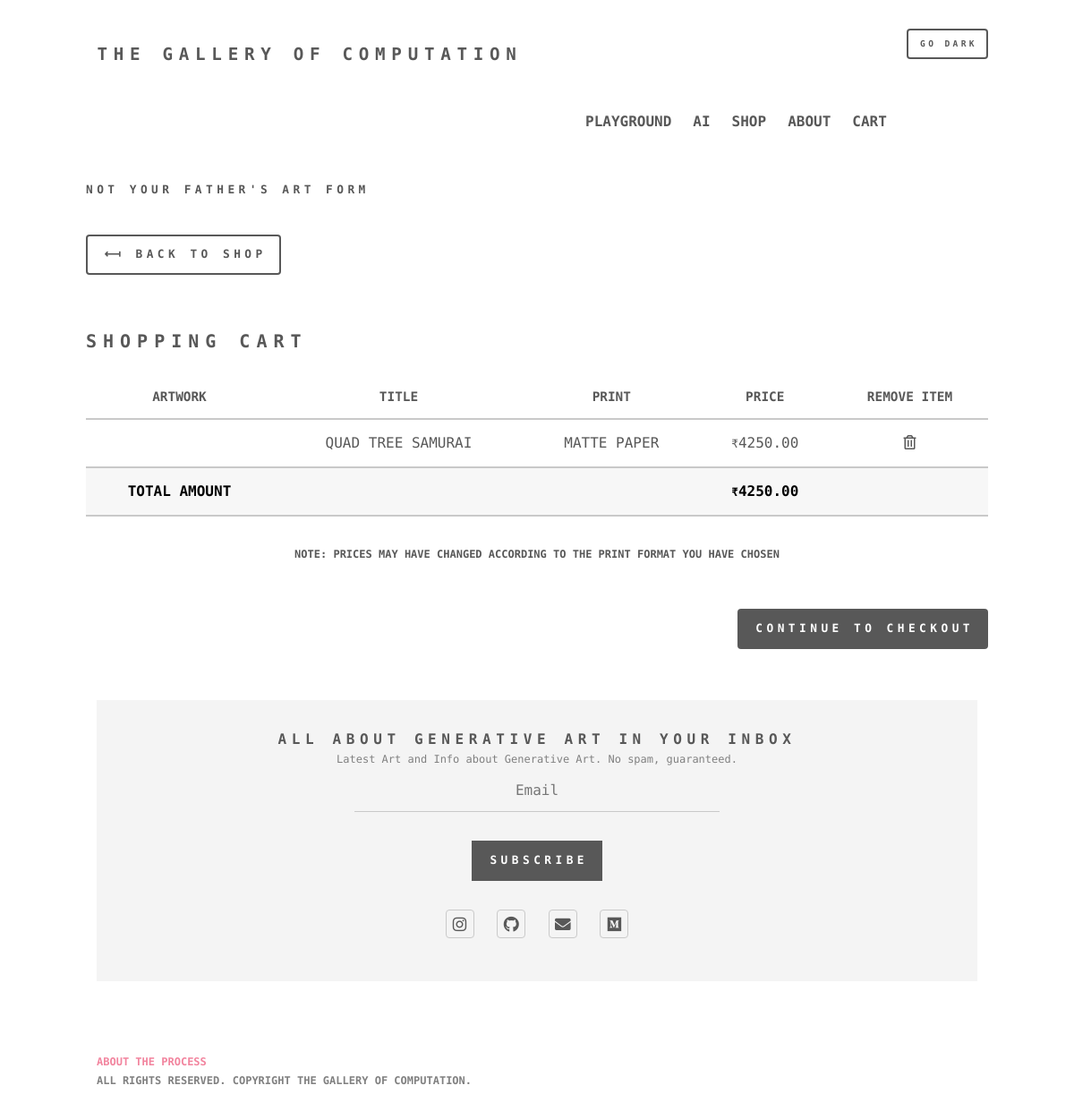
The app's page /cart/ (signed in) with its own data.
### shop/models.py (models this page shows, shortened)
class OrderItem(models.Model):
    product = models.ForeignKey(Product, on_delete=models.SET_NULL, blank=True, null=True)
    order = models.ForeignKey(Order, on_delete=models.SET_NULL, blank=True, null=True)
    date_ordered = models.DateTimeField(auto_now_add=True)
    signature_choices = (('Front', 'Front'), ('Back', 'Back'), ('None', 'None'))
    print_choices = (('Canvas', 'Canvas'), ('Matte Paper', 'Matte Paper'))
    printstyle = models.CharField(max_length=25, choices=print_choices, default='Canvas')
    signature = models.CharField(max_length=25, choices=signature_choices, default='Front')
    other = models.TextField(max_length=200, blank=True, null=True)
    @property
    def get_price(self):
        return self.product.price

class Product(models.Model):
    name = models.CharField(max_length=200, null=True)
    created = models.DateTimeField(default=datetime.datetime.now)
    price = models.FloatField()
    digital = models.BooleanField(default=False, null=True, blank=False)
    information = models.TextField(null=True, blank=False)
    sold = models.BooleanField(default=False)
    width = models.FloatField(default=16)
    height = models.FloatField(default=16)
    @property
    def get_default_image_url(self):
        try:
            images = list(self.productimage_set.filter(default_image=True))
            return images[0].image.url
        except Exception as e:
            print(f"Could not find the image url: {e}")
            return ''
    @property
    def get_canvas_factor(self):
        return 180
    @property
    def get_canvas_increment(self):
        return ((self.width + 6) // 12 * (self.height + 6) // 12) * self.get_canvas_factor

class Order(models.Model):
    customer = models.ForeignKey(Customer, on_delete=models.SET_NULL, blank=True, null=True)
    date_ordered = models.DateTimeField(auto_now_add=True)
    complete = models.BooleanField(default=False, null=True, blank=False)
    transaction_id = models.CharField(max_length=200, null=True)
    @property
    def get_cart_total(self):
        return sum(
            [item.get_price + (item.printstyle.lower() == 'canvas') * item.product.get_canvas_increment for item in
             self.orderitem_set.all()])

### shop/views.py (the view)
# urls.py: path('cart/', views.cart, name='cart'),
def cart(request):
    if request.user.is_authenticated:
        customer = Customer.objects.all().filter(user=request.user)[0]
    else:
        customer = Customer.objects.all().filter(name='anon' + str(request.session.session_key))[0]
    order, created = Order.objects.get_or_create(customer=customer, complete=False)
    items = list(order.orderitem_set.all())
    for item in items:
        if item.product.sold:
            order.orderitem_set.get(id=item.id).delete()
        elif item.printstyle.lower() == 'canvas':
            item.product.price += item.product.get_canvas_increment
    context = {'items': items, 'order': order, 'page_title': "Cart: The Gallery of Computation"}
    return render(request, 'shop/cart.html', context)

### shop/forms.py
class NewsletterForm(ModelForm):
    class Meta:
        model = NewsLetterEmail
        fields = ['email']
        widgets = {'email': forms.TextInput(attrs={
            'type': 'email',
            'name': 'email',
            'placeholder': 'Email',
            'class': 'email_footer'
        })}

### shop/context_processors.py (called while the page is built)
def newsletter_form(request):
    return {'newsletter_form': NewsletterForm()}

### shop/Templates/shop/cart.html (shortened to what this page needs)
{% extends 'shop/main.html' %}
{% load static %}
{% block content %}
    <header>
        <a href="{% url 'shop' %}" class="button">&#10235; back to shop</a>
        {% if not items %}
            <script src="https://cdn.jsdelivr.net/npm/p5@1.0.0/lib/p5.js"></script>
            <script src="{% static 'js/rainSketch.js' %}"></script>
            <h2 style="text-align: center!important;">Empty Cart!</h2>
            <div class="aln-center" style="text-align: center;">
                <img src="https://www.edvardmunch.org/images/paintings/the-scream.jpg"
                     alt="" style="height: 30em;">
                <p class="description-para" style="font-size: 0.75em">
                    <b>The Scream, Edvard Munch</b>
                </p>
            </div>
        {% else %}
            <h2 style="margin-top: 2.5em; margin-bottom: 1.75em; font-size: 1.25em;">Shopping Cart</h2>
            <div class="table-wrapper">
                <table>
                    <thead>
                    <tr>
                        <th>Artwork</th>
                        <th>Title</th>
                        <th>Print</th>
                        <th>Price</th>
                        <th>Remove Item</th>
                    </tr>
                    </thead>
                    <tbody>
                    {% for item in items %}
                        <tr>
                            <td></td>
                            <td>{{ item.product.name }}</td>
                            <td>{{ item.printstyle }}</td>
                            <td><span style="font-size: 0.8em">₹</span>{{ item.product.price|floatformat:2 }}</td>
                            <td><a href="{% url 'delete_item_cart' item.product.id %}"
                                   class="icon style1  far fa-trash-alt" aria-hidden="true"></a>
                            </td>
                        </tr>
                    {% endfor %}
                    </tbody>
                    <tfoot>
                    <tr>
                        <td colspan="1">Total Amount</td>
                        <td colspan="2"></td>
                        <td><span style="font-size: 0.8em">₹</span>{{ order.get_cart_total|floatformat:2 }}</td>
                        <td></td>
                    </tr>
                    </tfoot>
                </table>
                <p style="font-size: 0.75em; text-transform: uppercase; text-align: center"><b>Note: Prices may have
                    changed according to the print format you have chosen</b></p>
            </div>
            <a href="{% url 'checkout' %}" class="button primary" style="float: right; margin-top: 2em;">Continue to
                Checkout</a>
        {% endif %}
    </header>
{% endblock content %}

### static/css/dark_theme.css (style rules this page uses)
html { background-color: #0e1011 !important; }
html, body, input, textarea, select, button { background-color: #0e1011; }
html, body, input, textarea, select, button { border-color: #72695b; color: #f2f0ed; }
a { color: #2b93ff; }
table { border-color: #50575b; }
::placeholder { color: #b7afa4; }
:root { --darkreader-neutral-background: #080a0b; --darkreader-neutral-text: #e1dcd7; --darkreader-selection-background: #0048ae; --darkreader-selection-text: #f2f0ed; }
html, body, div, span, applet, object, iframe, h1, h2, h3, h4, h5, h6, p, blockquote, pre, a, abbr, acronym, address, big, cite, code, del, dfn, em, img, ins, kbd, q, s, samp, small, strike, strong, sub, sup, tt, var, b, u, i, center, dl, dt, dd, ol, ul, li, fieldset, form, label, legend, table, caption, tbody, tfoot, thead, tr, th, td, article, aside, canvas, details, embed, figure, figcaption, footer, header, hgroup, menu, nav, output, ruby, section, summary, time, mark, audio, video { border-color: initial; }
body { background-image: initial; background-color: rgb(14, 16, 17); }
body, input, select, textarea { color: rgb(181, 174, 162); }
a { text-decoration-color: initial; color: rgb(181, 174, 162); }
.icon { text-decoration-color: initial; border-bottom-color: initial; }
input[type="text"], input[type="password"], input[type="email"], input[type="tel"], select, textarea { background-color: transparent; border-top-color: initial; border-right-color: initial; border-left-color: initial; border-bottom-color: rgb(57, 63, 65); color: inherit; outline-color: initial; text-decoration-color: initial; }
input[type="text"]:invalid, input[type="password"]:invalid, input[type="email"]:invalid, input[type="tel"]:invalid, select:invalid, textarea:invalid { box-shadow: none; }
table tbody tr { border-top-color: rgb(57, 63, 65); border-bottom-color: rgb(57, 63, 65); border-left-color: initial; border-right-color: initial; }
table thead { border-bottom-color: rgb(57, 63, 65); }
table tfoot { background-color: rgba(83, 91, 95, 0.07); color: rgb(242, 240, 237); border-top-color: rgb(57, 63, 65); border-bottom-color: rgb(57, 63, 65); }
input[type="submit"], input[type="reset"], input[type="button"], button, .button { background-color: transparent; border-color: initial; box-shadow: rgb(60, 66, 70) 0px 0px 0px 2px inset; text-decoration-color: initial; color: rgb(181, 174, 162) !important; }
input[type="submit"].primary, input[type="reset"].primary, input[type="button"].primary, button.primary, .button.primary { box-shadow: none; background-color: rgb(60, 66, 70); color: rgb(242, 240, 237) !important; }
::placeholder { opacity: 0.5 !important; }

### records on screen
OrderItem: product.name "QUAD TREE SAMURAI", printstyle "MATTE PAPER", product.price "4250.00"
Order: get_cart_total "4250.00"
